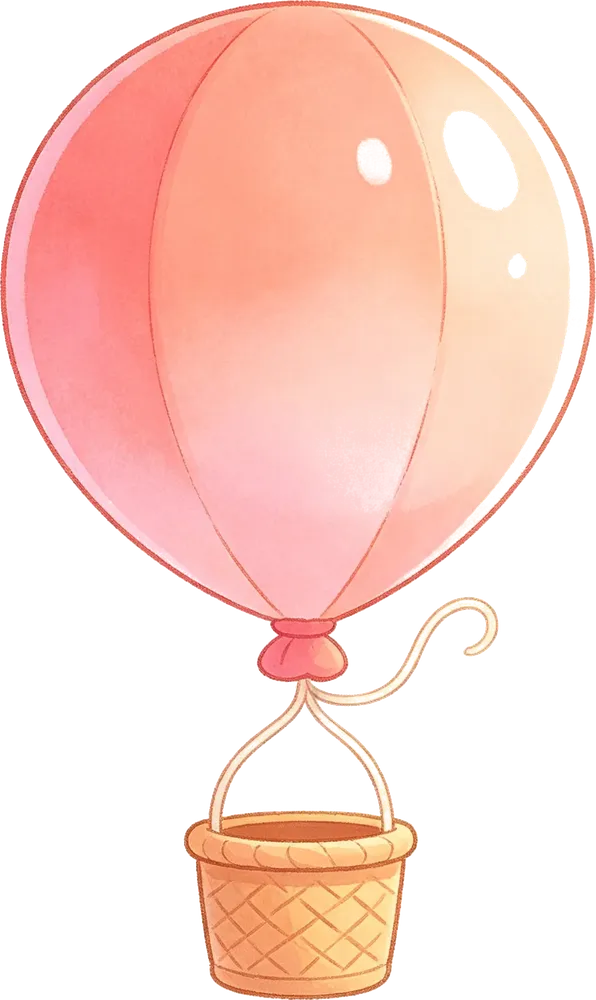
#> input picture images/balloon.webp, 596 x 1000 px, shrunk from 1068 x 1792 before the run
$ python seamcheck.py ../../images/balloon.webp ../../images/bat.webp 3
#> lines starting #> are read from the running program, lines starting #| are printed output that depends on the picture
# -*- coding: utf-8 -*-
"""把横带横向重复 N 次导出 PNG，肉眼检查首尾衔接是否无缝。
用法: python seamcheck.py <输入> <输出.png> [N=2]"""
import sys
from pathlib import Path
from PIL import Image

src, dst = sys.argv[1], sys.argv[2]
n = int(sys.argv[3]) if len(sys.argv) > 3 else 2
im = Image.open(src).convert("RGB")
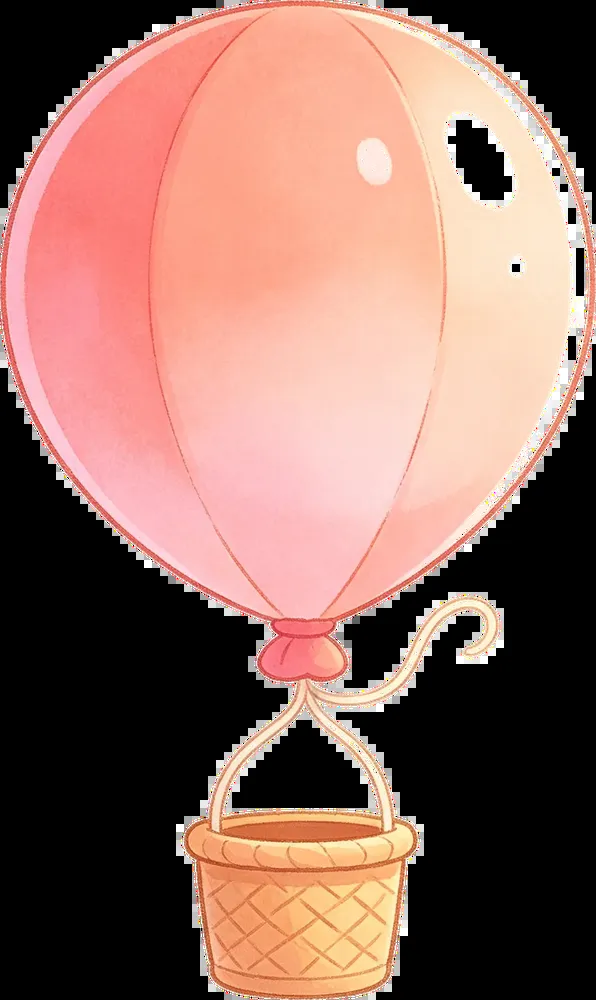
#> im: PIL image 596x1000 RGB; mean R, G, B 145.6, 107.7, 97.4
w, h = im.size
#> w = 596; h = 1000
canvas = Image.new("RGB", (w * n, h))
#> canvas: PIL image 1788x1000 RGB; every value is 0
for i in range(n):
    canvas.paste(im, (i * w, 0))
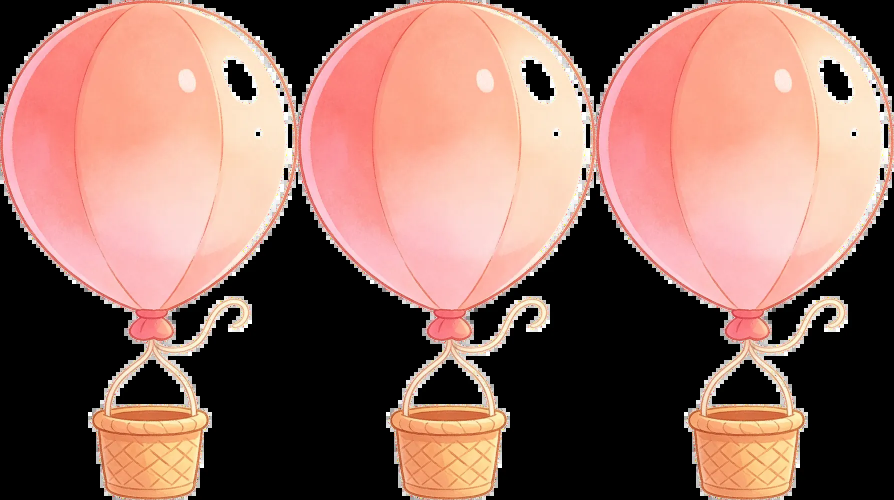
#> canvas: PIL image 1788x1000 RGB (shown at 1/2 size); mean R, G, B 145.6, 107.7, 97.4
# 在接缝处画细竖线辅助观察（每隔 w）
from PIL import ImageDraw
d = ImageDraw.Draw(canvas)
for i in range(1, n):
    x = i * w
    d.line([(x, 0), (x, h - 1)], fill=(255, 0, 0), width=2)
Path(dst).parent.mkdir(parents=True, exist_ok=True)
canvas.save(dst)
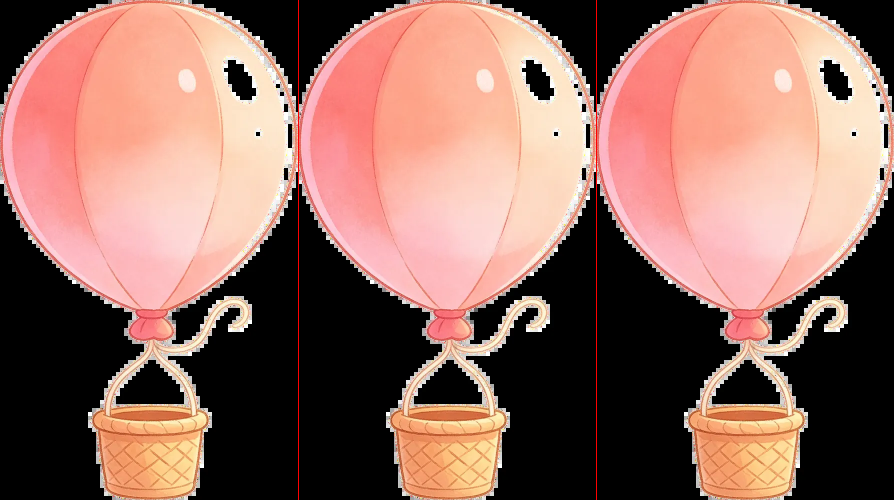
#> saved as bat.webp: PIL image 1788x1000 RGB (shown at 1/2 size); mean R, G, B 146.1, 107.7, 97.3
print(dst, canvas.size)
#| ../../images/bat.webp (1788, 1000)

$ run again, on images/bg_casual.webp
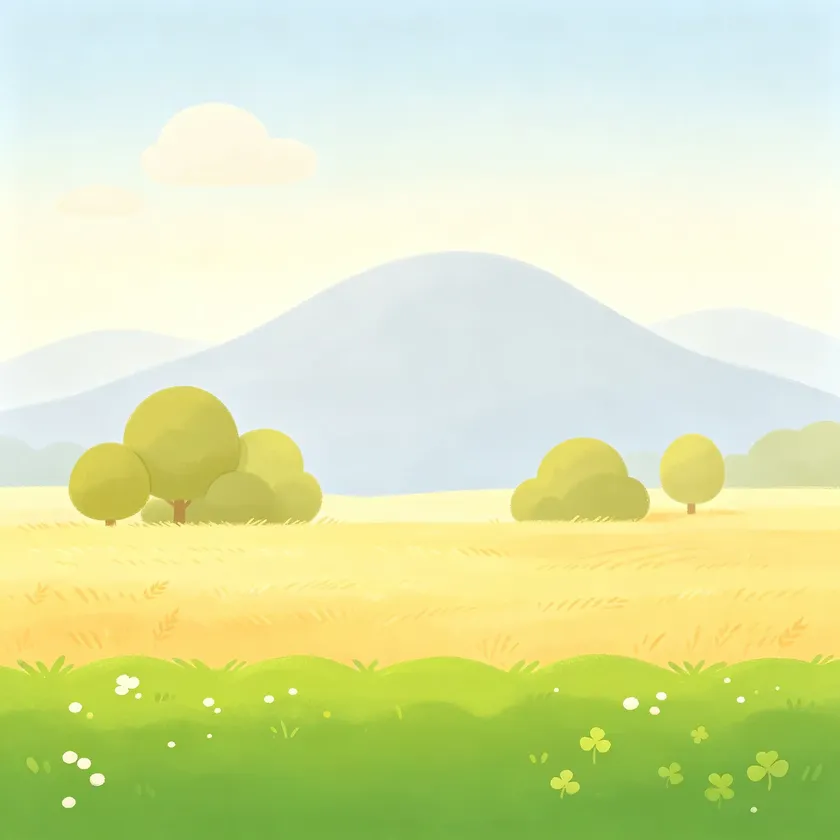
#> input picture images/bg_casual.webp, 840 x 840 px, shrunk from 2048 x 2048 before the run
#> im is the input picture: PIL image 840x840 RGB; mean R, G, B 217.6, 228.1, 174.3
#> after the loop `for i in range(n):`:
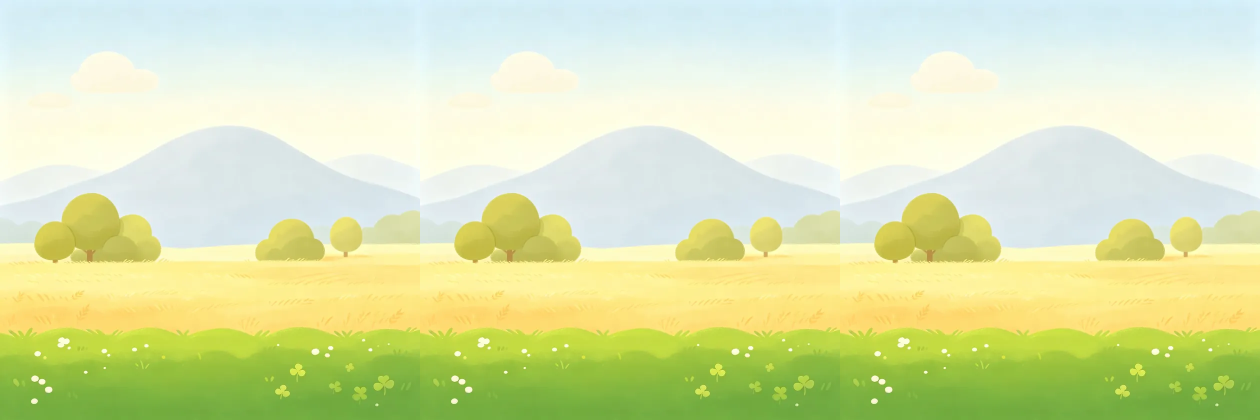
#> canvas: PIL image 2520x840 RGB (shown at 1/2 size); mean R, G, B 217.6, 228.1, 174.3
#> `canvas.save(dst)`:
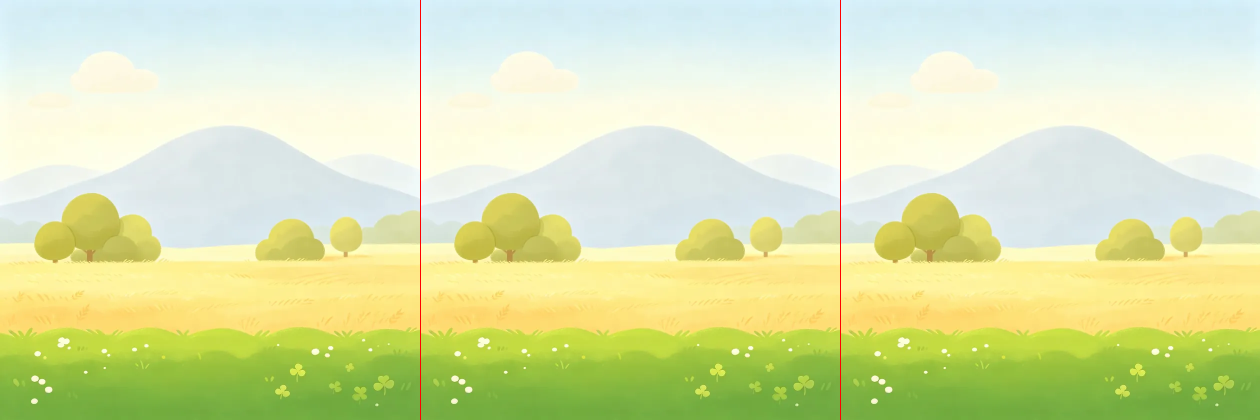
#> saved as bg_casual.webp: PIL image 2520x840 RGB (shown at 1/2 size); mean R, G, B 217.7, 227.7, 174
#| ../../images/bg_casual.webp (2520, 840)

$ run again, on images/bg_start.webp
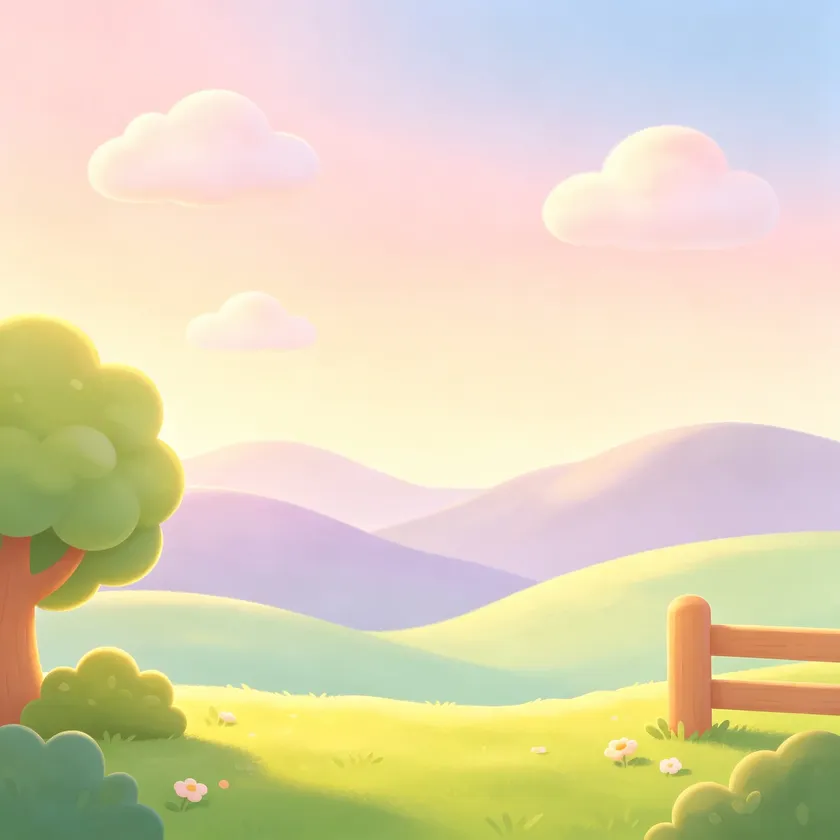
#> input picture images/bg_start.webp, 840 x 840 px, shrunk from 2048 x 2048 before the run
#> im is the input picture: PIL image 840x840 RGB; mean R, G, B 222.4, 212.4, 182
#> after the loop `for i in range(n):`:
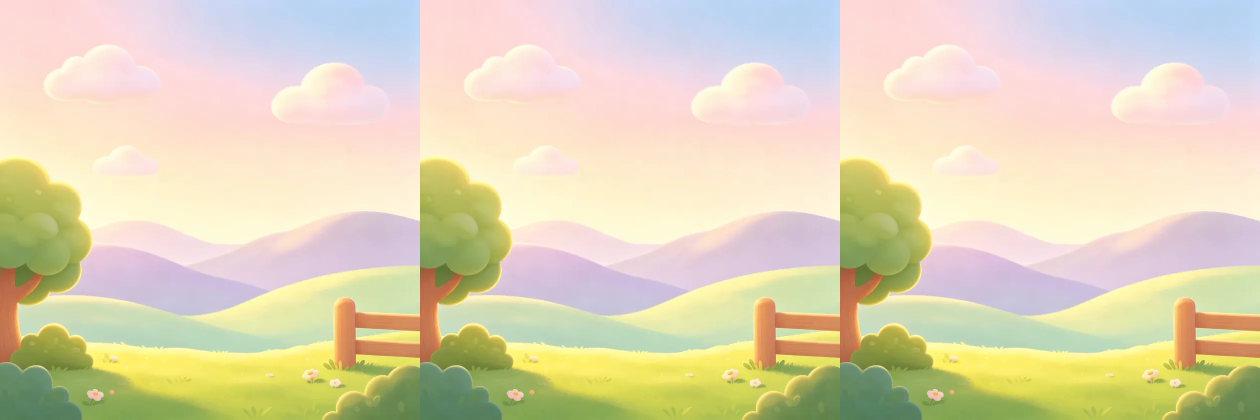
#> canvas: PIL image 2520x840 RGB (shown at 1/2 size); mean R, G, B 222.4, 212.4, 182
#> `canvas.save(dst)`:
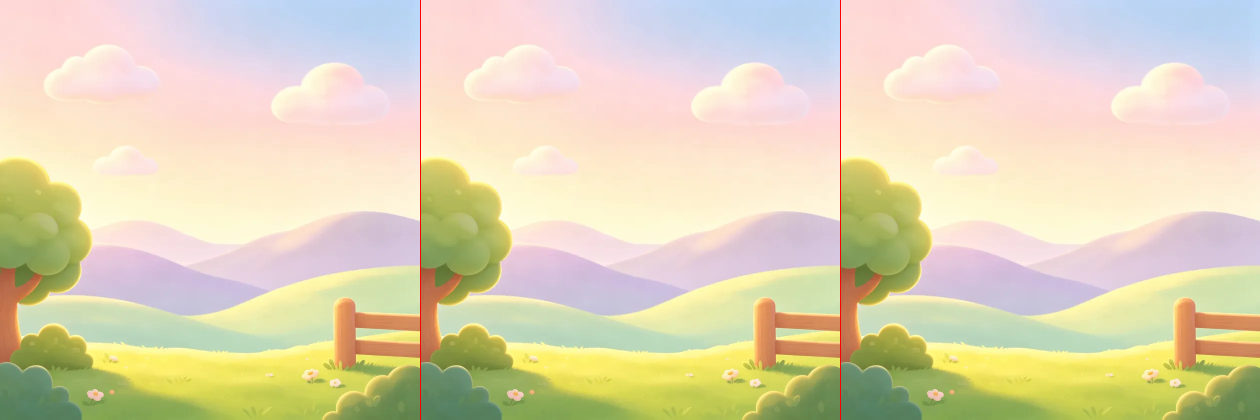
#> saved as bg_start.webp: PIL image 2520x840 RGB (shown at 1/2 size); mean R, G, B 222.5, 212.1, 181.8
#| ../../images/bg_start.webp (2520, 840)
